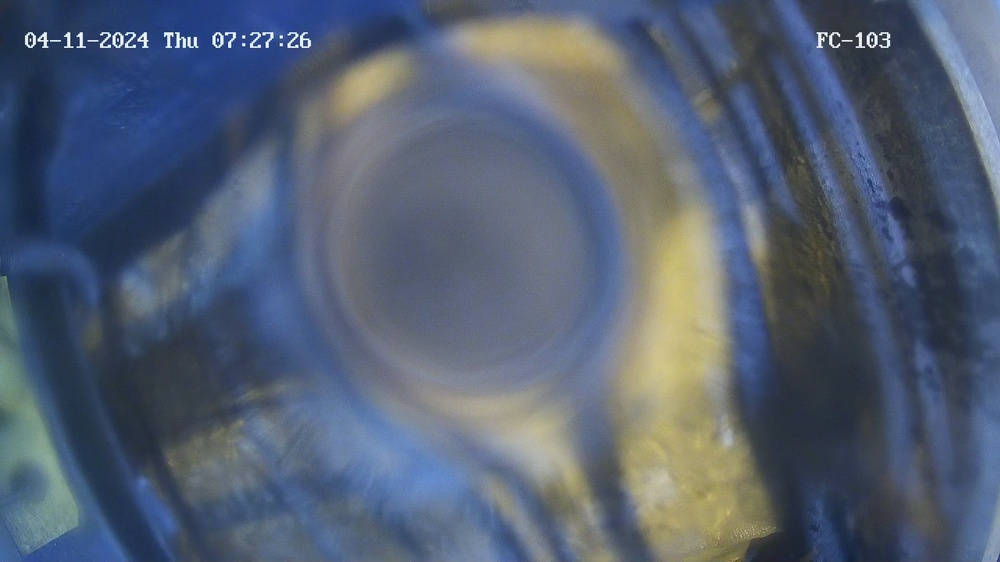
#> input picture train_dataset/cv_open_dataset/open_img/1712788070_0.jpg, 1000 x 562 px, shrunk from 1920 x 1080 before the run, found by its file name; its folder holds only this picture in this run
$ jupyter execute --allow-errors variency.ipynb   (older library calls are emulated)
#> lines starting #> are read from the running program, lines starting #| are printed output that depends on the picture
[cell 1]
import numpy as np
import matplotlib.pyplot as plt
import cv2

import os

[cell 2]
def add_sobel_as_fourth_channel(image):
    """
    Adds the Sobel operator (edge detection) result as the fourth channel to an input image.

    Parameters:
        image (numpy.ndarray): Input image (H, W, 3) read by cv2.

    Returns:
        numpy.ndarray: Image with the Sobel operator as the fourth channel (H, W, 4).
    """
    if image is None:
        raise ValueError("Input image is None. Please provide a valid image.")

    if image.shape[-1] != 3:
        raise ValueError("Input image must have 3 channels (H, W, 3).")

    # Convert to grayscale for edge detection
    gray = cv2.cvtColor(image, cv2.COLOR_BGR2GRAY)

    # Apply Sobel operator (X and Y gradients)
    sobel_x = cv2.Sobel(gray, cv2.CV_64F, 1, 0, ksize=3)  # Sobel in X direction
    sobel_y = cv2.Sobel(gray, cv2.CV_64F, 0, 1, ksize=3)  # Sobel in Y direction

    # Compute the gradient magnitude
    sobel_magnitude = cv2.magnitude(sobel_x, sobel_y)

    # Normalize to 8-bit (0-255)
    sobel_normalized = cv2.normalize(sobel_magnitude, None, 0, 255, cv2.NORM_MINMAX)
    sobel_normalized = sobel_normalized.astype(np.uint8)

    # Add Sobel as the fourth channel
    sobel_channel = np.expand_dims(sobel_normalized, axis=-1)  # Shape (H, W, 1)
    image_with_sobel = np.concatenate((image, sobel_channel), axis=-1)  # Shape (H, W, 4)

    return image_with_sobel

[cell 3]
# Read an image using cv2
image = cv2.imread('1710458871_0.jpg')

# Add Sobel as the fourth channel
#> (the rest of this cell did not finish here and is left out)

[cell 4]
image = cv2.imread('nazar.png', cv2.IMREAD_UNCHANGED)

#> (the rest of this cell did not finish here and is left out)

[cell 5]
def process_photos_with_sobel(input_photos_dir, output_photos_dir):
    try:
        files = os.listdir(input_photos_dir)  # Lists all items in the directory
        files = [f for f in files if os.path.isfile(os.path.join(input_photos_dir, f))]  # Filter files only with asbolute path with it
        print("files", files)
        for input_photo_name in files:
            image = cv2.imread(os.path.join(input_photos_dir, input_photo_name))
#> image is the input picture: shape (562, 1000, 3); mean B, G, R 115.7, 96.4, 84.8
            image_with_sobel = add_sobel_as_fourth_channel(image)
#> in add_sobel_as_fourth_channel (call 2), `gray = cv2.cvtColor(image, cv2.COLOR_BGR2GRAY)`:
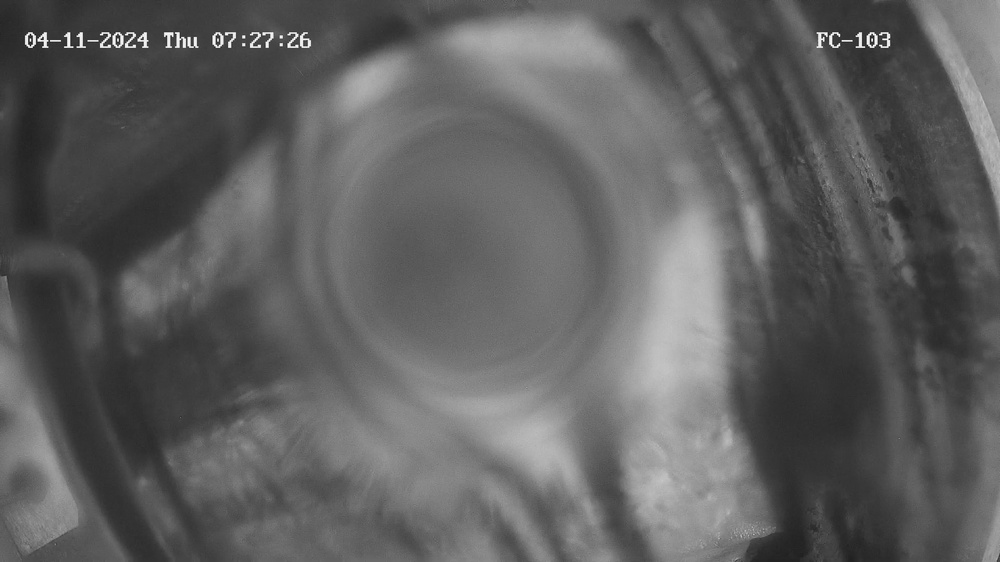
#> gray: shape (562, 1000); min 14, max 254, mean 95.1
#> in add_sobel_as_fourth_channel (call 2), `sobel_x = cv2.Sobel(gray, cv2.CV_64F, 1, 0, ksize=3)`:
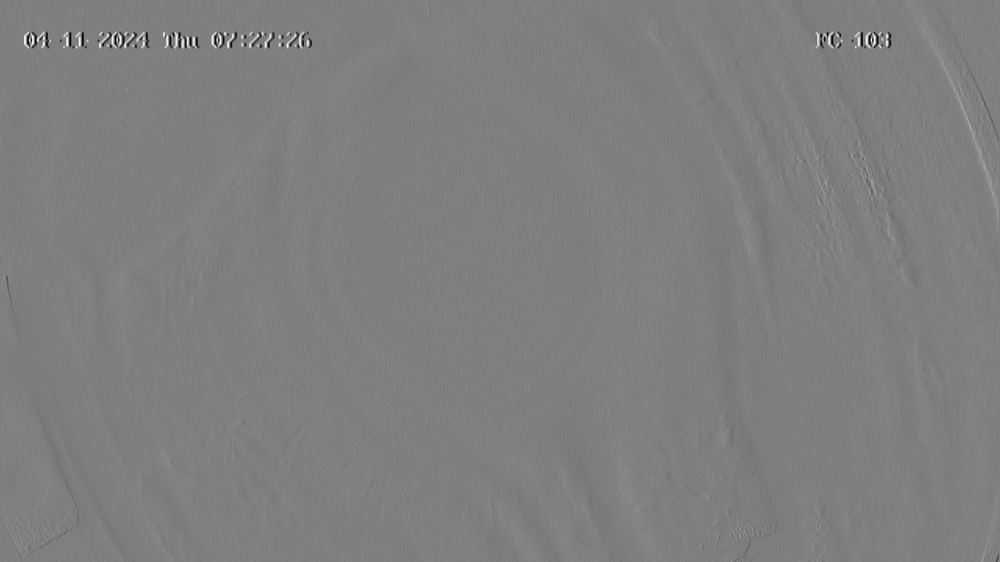
#> sobel_x: shape (562, 1000) float64; min -834, max 836, mean 0.3; drawn with min black and max white
#> in add_sobel_as_fourth_channel (call 2), `sobel_magnitude = cv2.magnitude(sobel_x, sobel_y)`:
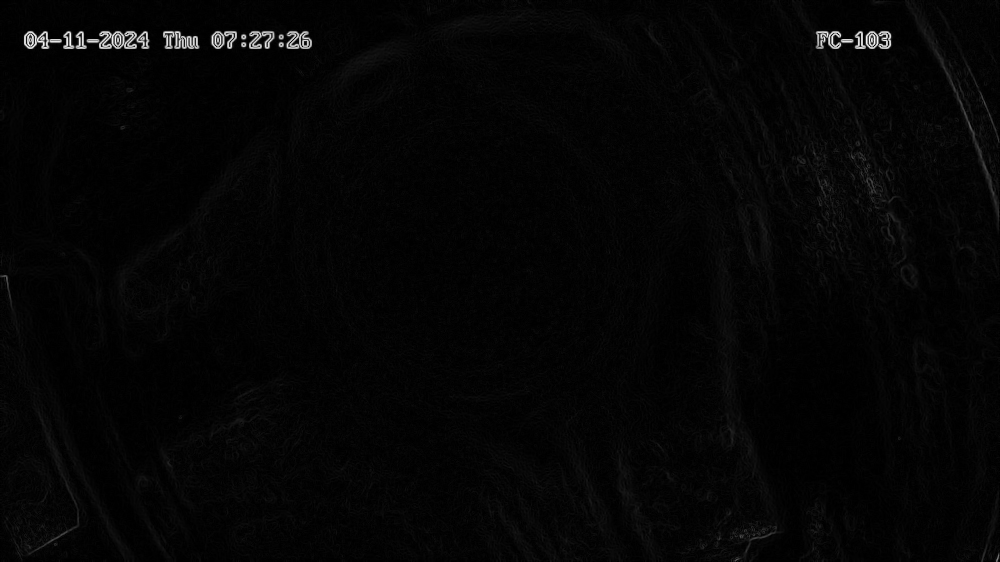
#> sobel_magnitude: shape (562, 1000) float64; min 0, max 844, mean 18.1; drawn with min black and max white
            cv2.imwrite(os.path.join(output_photos_dir, input_photo_name.replace(".jpg", ".png")), image_with_sobel)
    except FileNotFoundError:
        print(f"Directory not found: {input_photos_dir}")
        return []


print(process_photos_with_sobel('/Users/z.gabdrakhmanov/Downloads/train_dataset/cv_open_dataset/open_img', '/Users/z.gabdrakhmanov/vscode/hack/misis2024s-23-01-gabdrakhmanov-z-i/nazar'))

$ run again, on train_dataset/cv_open_dataset/open_img/F4_1_1_2.ts_f_500.jpg
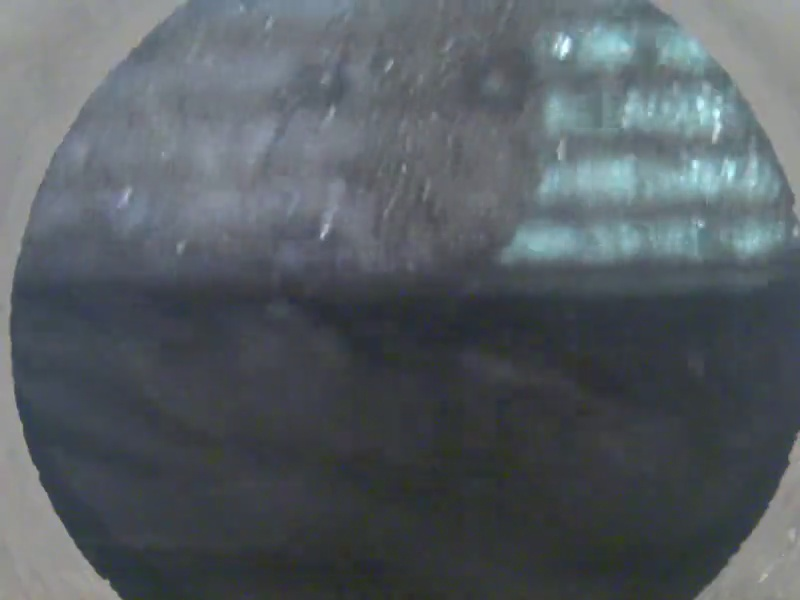
#> input picture train_dataset/cv_open_dataset/open_img/F4_1_1_2.ts_f_500.jpg, 800 x 600 px, found by its file name
#> in process_photos_with_sobel, image is the input picture: shape (600, 800, 3); mean B, G, R 97.8, 92.6, 85.7
#> in add_sobel_as_fourth_channel (call 2), `sobel_y = cv2.Sobel(gray, cv2.CV_64F, 0, 1, ksize=3)`:
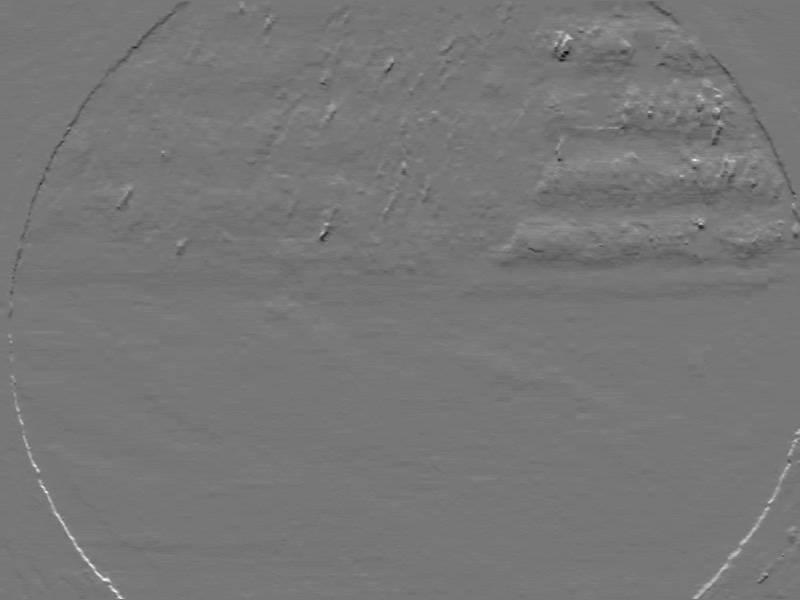
#> sobel_y: shape (600, 800) float64; min -224, max 253, mean -0.8; drawn with min black and max white
#> in add_sobel_as_fourth_channel (call 2), `sobel_magnitude = cv2.magnitude(sobel_x, sobel_y)`:
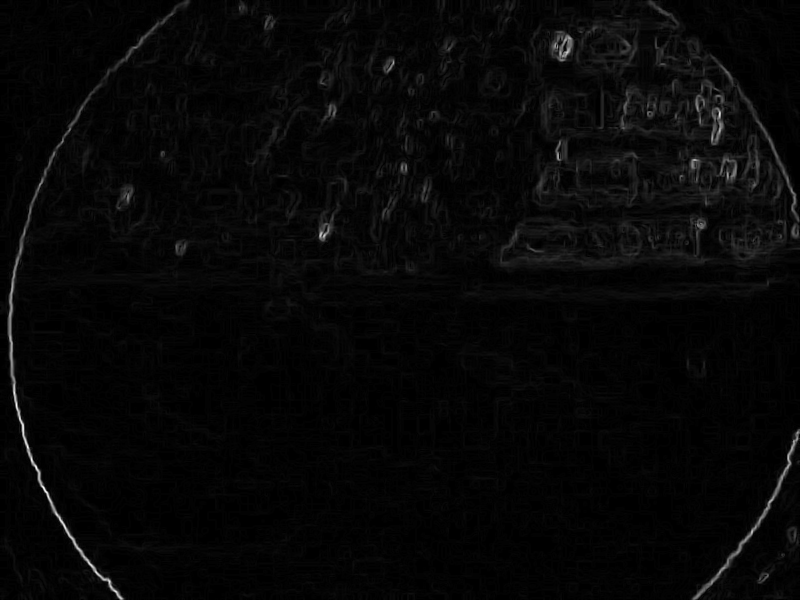
#> sobel_magnitude: shape (600, 800) float64; min 0, max 335.5, mean 9.4; drawn with min black and max white

$ run again, on train_dataset/cv_open_dataset/open_img/F4_1_2_1.ts_f_500.jpg
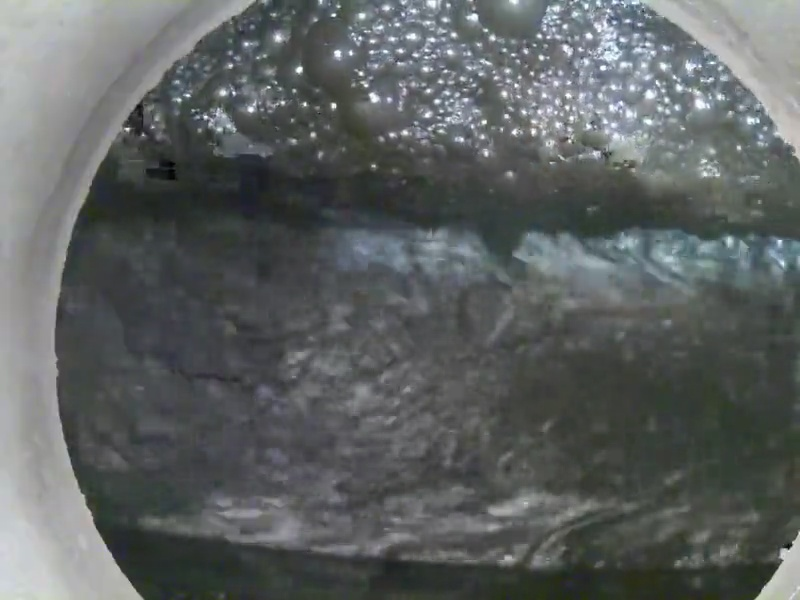
#> input picture train_dataset/cv_open_dataset/open_img/F4_1_2_1.ts_f_500.jpg, 800 x 600 px, found by its file name
#> in process_photos_with_sobel, image is the input picture: shape (600, 800, 3); mean B, G, R 96.8, 97.2, 93.1
#> in add_sobel_as_fourth_channel (call 2), `sobel_y = cv2.Sobel(gray, cv2.CV_64F, 0, 1, ksize=3)`:
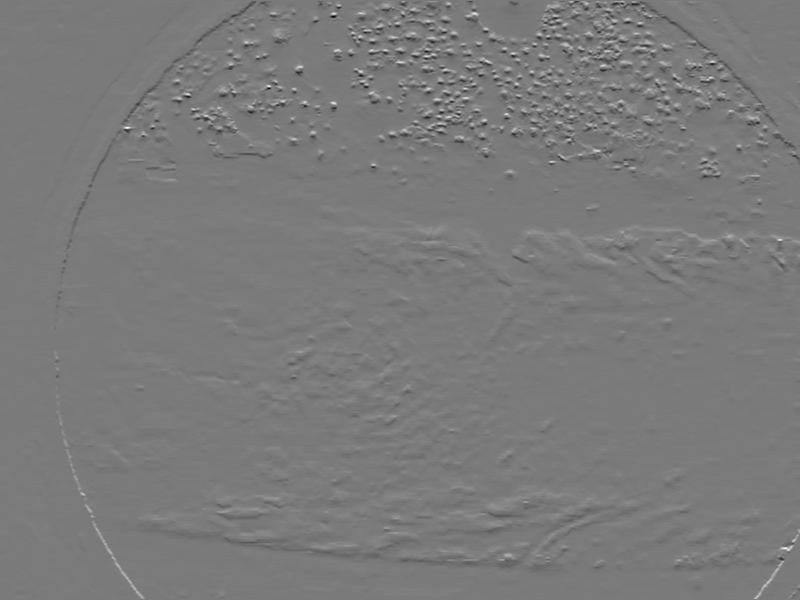
#> sobel_y: shape (600, 800) float64; min -635, max 682, mean -0.9; drawn with min black and max white
#> in add_sobel_as_fourth_channel (call 2), `sobel_magnitude = cv2.magnitude(sobel_x, sobel_y)`:
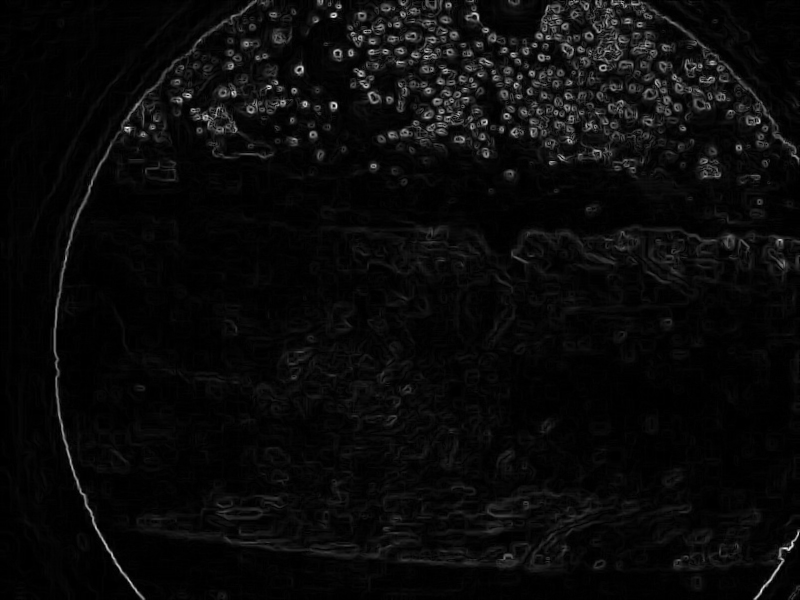
#> sobel_magnitude: shape (600, 800) float64; min 0, max 683.7, mean 28.3; drawn with min black and max white

$ run again, on train_dataset/cv_open_dataset/open_img/F5_2_1_1.ts_f_1000.jpg
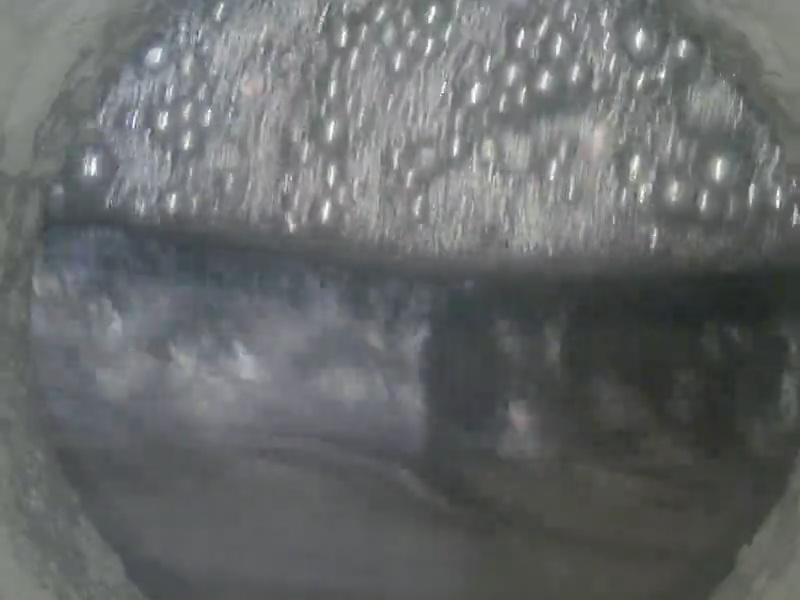
#> input picture train_dataset/cv_open_dataset/open_img/F5_2_1_1.ts_f_1000.jpg, 800 x 600 px, found by its file name
#> in process_photos_with_sobel, image is the input picture: shape (600, 800, 3); mean B, G, R 105.1, 104.8, 102
#> in add_sobel_as_fourth_channel (call 2), `sobel_y = cv2.Sobel(gray, cv2.CV_64F, 0, 1, ksize=3)`:
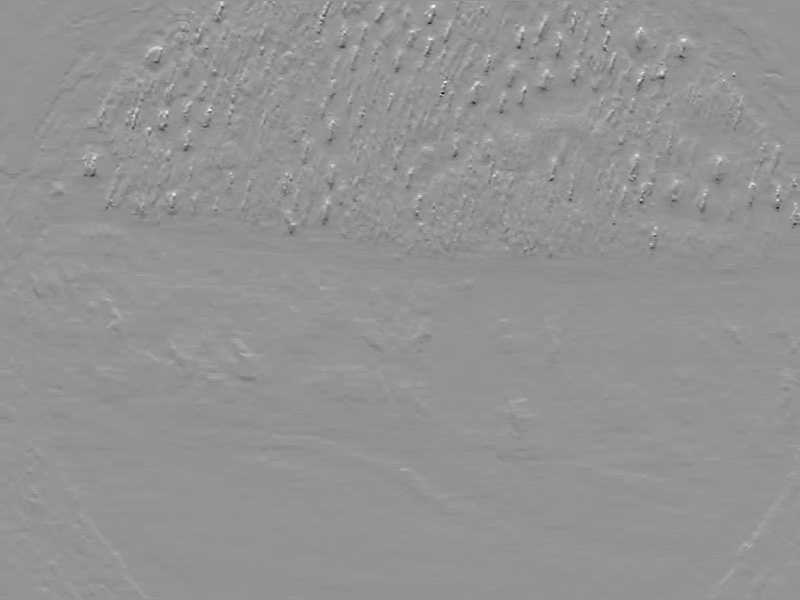
#> sobel_y: shape (600, 800) float64; min -421, max 305, mean -0.5; drawn with min black and max white
#> in add_sobel_as_fourth_channel (call 2), `sobel_magnitude = cv2.magnitude(sobel_x, sobel_y)`:
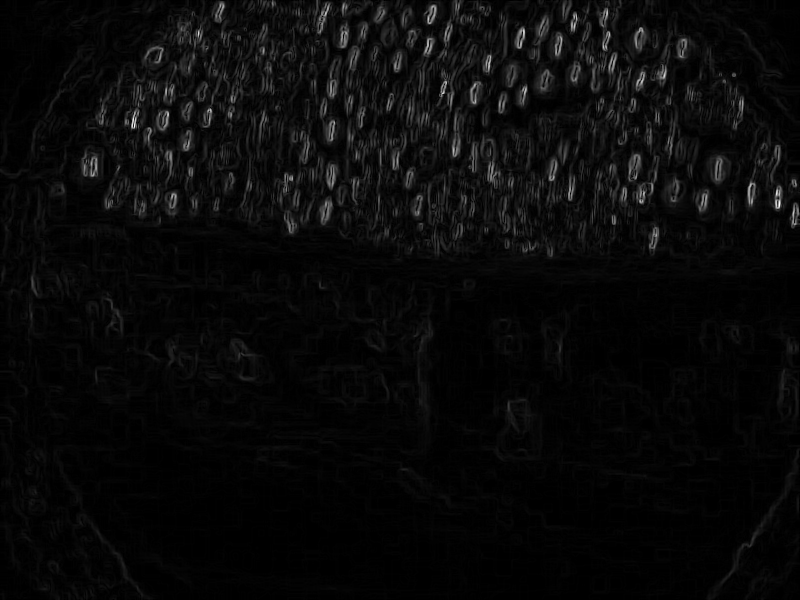
#> sobel_magnitude: shape (600, 800) float64; min 0, max 515.2, mean 19.6; drawn with min black and max white

$ run again, on train_dataset/cv_open_dataset/open_img/F1_1_1_1.ts_f_500.jpg
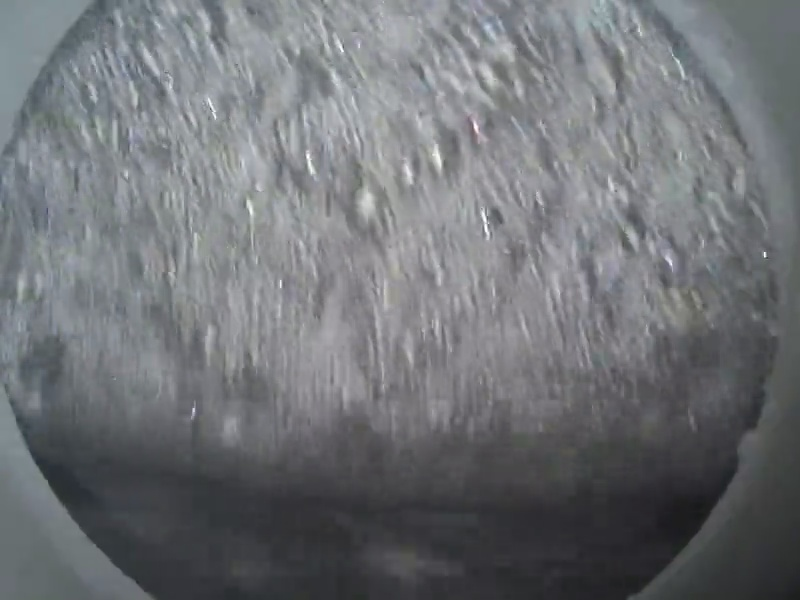
#> input picture train_dataset/cv_open_dataset/open_img/F1_1_1_1.ts_f_500.jpg, 800 x 600 px, found by its file name
#> in process_photos_with_sobel, image is the input picture: shape (600, 800, 3); mean B, G, R 118, 114.3, 111.8
#> in add_sobel_as_fourth_channel (call 2), `sobel_y = cv2.Sobel(gray, cv2.CV_64F, 0, 1, ksize=3)`:
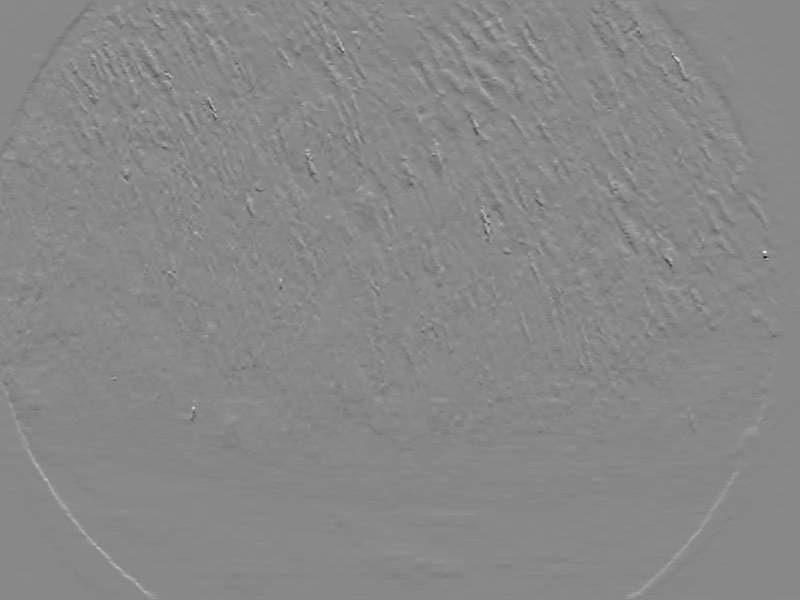
#> sobel_y: shape (600, 800) float64; min -477, max 415, mean -1; drawn with min black and max white
#> in add_sobel_as_fourth_channel (call 2), `sobel_magnitude = cv2.magnitude(sobel_x, sobel_y)`:
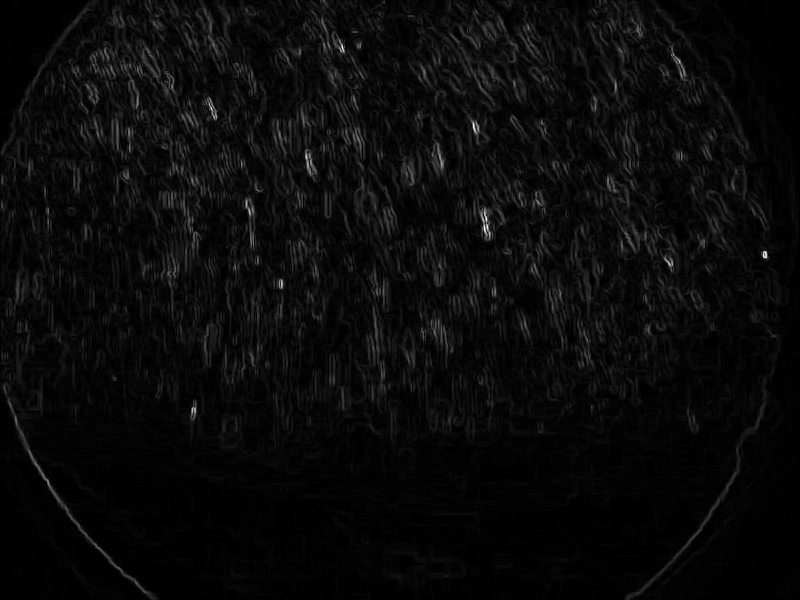
#> sobel_magnitude: shape (600, 800) float64; min 0, max 555.7, mean 23; drawn with min black and max white
